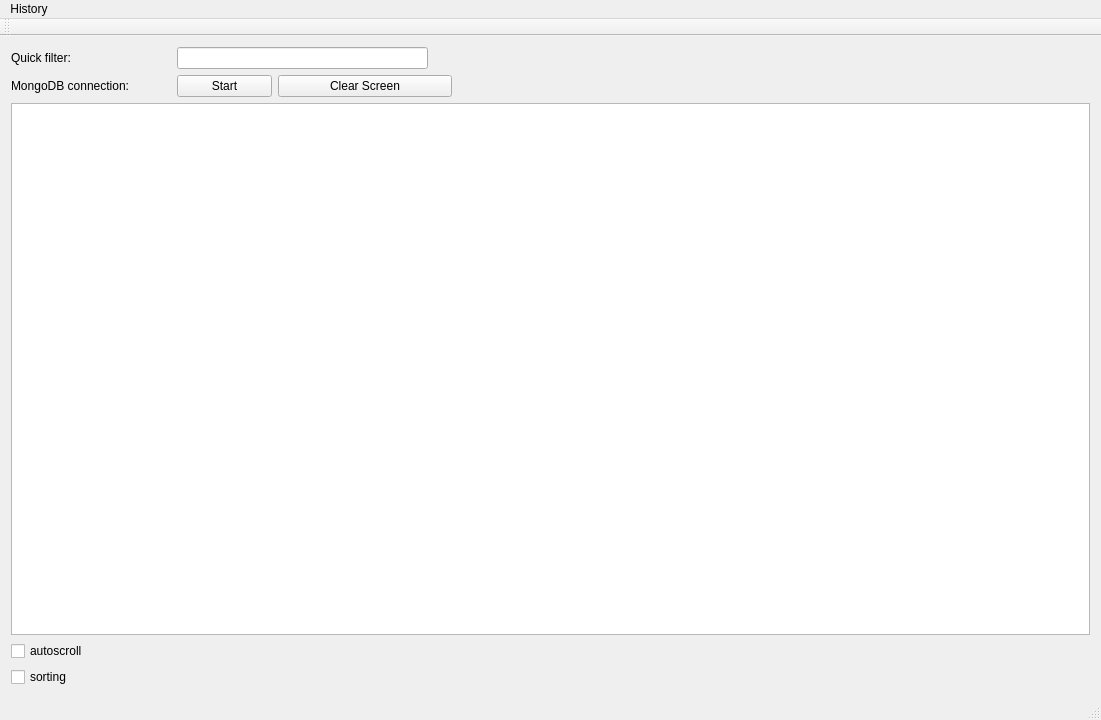
<?xml version="1.0" encoding="UTF-8"?>
<ui version="4.0">
 <class>MainWindow</class>
 <widget class="QMainWindow" name="MainWindow">
  <property name="geometry">
   <rect>
    <x>0</x>
    <y>0</y>
    <width>1101</width>
    <height>720</height>
   </rect>
  </property>
  <property name="windowTitle">
   <string>MainWindow</string>
  </property>
  <widget class="QWidget" name="centralWidget">
   <layout class="QVBoxLayout" name="verticalLayout_2">
    <item>
     <layout class="QVBoxLayout" name="verticalLayout">
      <item>
       <layout class="QHBoxLayout" name="horizontalLayout">
        <item>
         <widget class="QLabel" name="quickfilter_label">
          <property name="minimumSize">
           <size>
            <width>160</width>
            <height>0</height>
           </size>
          </property>
          <property name="text">
           <string>Quick filter:</string>
          </property>
         </widget>
        </item>
        <item>
         <widget class="QLineEdit" name="quickfilter_edit">
          <property name="maximumSize">
           <size>
            <width>251</width>
            <height>16777215</height>
           </size>
          </property>
         </widget>
        </item>
        <item>
         <spacer name="horizontalSpacer">
          <property name="orientation">
           <enum>Qt::Horizontal</enum>
          </property>
          <property name="sizeHint" stdset="0">
           <size>
            <width>40</width>
            <height>20</height>
           </size>
          </property>
         </spacer>
        </item>
       </layout>
      </item>
      <item>
       <layout class="QHBoxLayout" name="horizontalLayout_2">
        <item>
         <widget class="QLabel" name="mongo_label">
          <property name="minimumSize">
           <size>
            <width>160</width>
            <height>0</height>
           </size>
          </property>
          <property name="text">
           <string>MongoDB connection:</string>
          </property>
         </widget>
        </item>
        <item>
         <widget class="QPushButton" name="connection_button">
          <property name="minimumSize">
           <size>
            <width>95</width>
            <height>0</height>
           </size>
          </property>
          <property name="text">
           <string>Start</string>
          </property>
         </widget>
        </item>
        <item>
         <widget class="QPushButton" name="clear_button">
          <property name="minimumSize">
           <size>
            <width>174</width>
            <height>0</height>
           </size>
          </property>
          <property name="maximumSize">
           <size>
            <width>200</width>
            <height>16777215</height>
           </size>
          </property>
          <property name="text">
           <string>Clear Screen</string>
          </property>
         </widget>
        </item>
        <item>
         <spacer name="horizontalSpacer_2">
          <property name="orientation">
           <enum>Qt::Horizontal</enum>
          </property>
          <property name="sizeHint" stdset="0">
           <size>
            <width>40</width>
            <height>20</height>
           </size>
          </property>
         </spacer>
        </item>
       </layout>
      </item>
      <item>
       <widget class="QTableWidget" name="tableWidget">
        <property name="horizontalScrollBarPolicy">
         <enum>Qt::ScrollBarAlwaysOff</enum>
        </property>
        <property name="sizeAdjustPolicy">
         <enum>QAbstractScrollArea::AdjustIgnored</enum>
        </property>
        <property name="autoScroll">
         <bool>false</bool>
        </property>
        <property name="editTriggers">
         <set>QAbstractItemView::NoEditTriggers</set>
        </property>
        <property name="showDropIndicator" stdset="0">
         <bool>false</bool>
        </property>
        <property name="alternatingRowColors">
         <bool>false</bool>
        </property>
        <property name="showGrid">
         <bool>false</bool>
        </property>
        <property name="gridStyle">
         <enum>Qt::SolidLine</enum>
        </property>
        <property name="wordWrap">
         <bool>false</bool>
        </property>
        <property name="cornerButtonEnabled">
         <bool>false</bool>
        </property>
        <attribute name="horizontalHeaderCascadingSectionResizes">
         <bool>true</bool>
        </attribute>
        <attribute name="verticalHeaderVisible">
         <bool>false</bool>
        </attribute>
       </widget>
      </item>
      <item>
       <widget class="QCheckBox" name="autoscroll_box">
        <property name="text">
         <string>autoscroll</string>
        </property>
       </widget>
      </item>
      <item>
       <widget class="QCheckBox" name="sorting_box">
        <property name="text">
         <string>sorting</string>
        </property>
       </widget>
      </item>
     </layout>
    </item>
   </layout>
  </widget>
  <widget class="QMenuBar" name="menuBar">
   <property name="geometry">
    <rect>
     <x>0</x>
     <y>0</y>
     <width>1101</width>
     <height>22</height>
    </rect>
   </property>
   <widget class="QMenu" name="menuHistory">
    <property name="title">
     <string>History</string>
    </property>
    <addaction name="actionBrowse"/>
   </widget>
   <addaction name="menuHistory"/>
  </widget>
  <widget class="QToolBar" name="mainToolBar">
   <attribute name="toolBarArea">
    <enum>TopToolBarArea</enum>
   </attribute>
   <attribute name="toolBarBreak">
    <bool>false</bool>
   </attribute>
  </widget>
  <widget class="QStatusBar" name="statusBar"/>
  <action name="actionBrowse">
   <property name="text">
    <string>Browse</string>
   </property>
  </action>
 </widget>
 <layoutdefault spacing="6" margin="11"/>
 <resources/>
 <connections/>
</ui>
